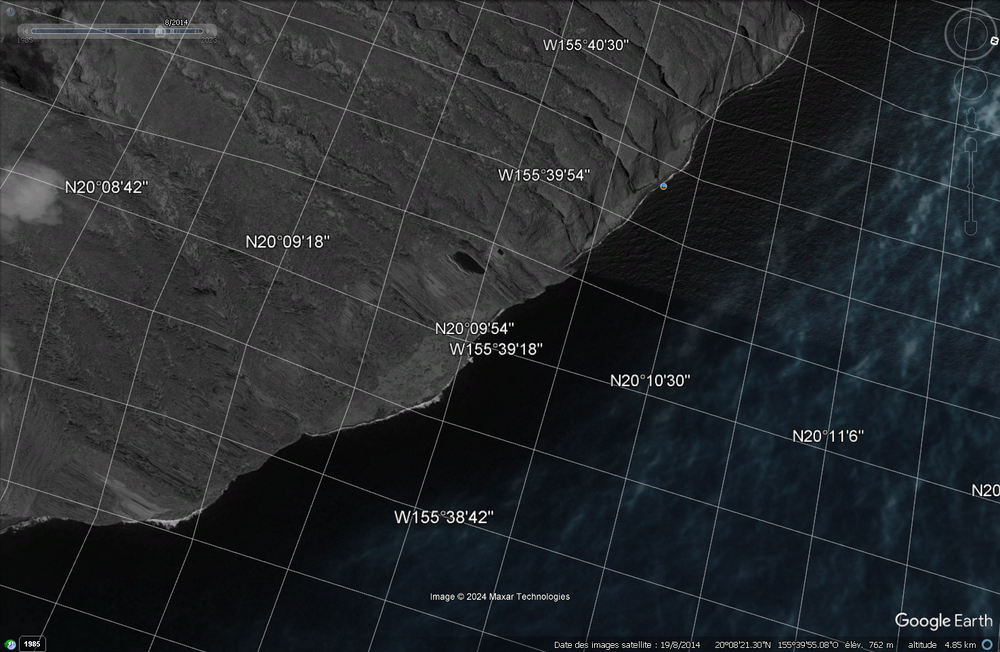
#> input picture hawai/huawaiaugust2014.png, 1000 x 652 px, shrunk from 1476 x 962 before the run
$ jupyter execute --allow-errors coastalsentinel.ipynb
#> lines starting #> are read from the running program, lines starting #| are printed output that depends on the picture
[cell 1]
import os
import numpy as np
import matplotlib.pyplot as plt
import cv2
import glob
from tqdm import tqdm
from osgeo import gdal
import os

[cell 2]
print("os")
# Lists all items in the current directory
directories = os.listdir()
print(directories)

# Filter to find a specific folder
target_directory = next((dir for dir in directories if "coastalSentinel" in dir), None)

if target_directory:
    # Change working directory
    os.chdir(target_directory)
    print(f"Path changed to: {os.getcwd()}")
    # If you then want to go to the 'src' subfolder
    if 'src' in os.listdir():
        os.chdir('src')
        print(f"Path changed to subfolder 'src': {os.getcwd()}")
    else:
        print("'src' subfolder does not exist.")
else:
    print("Directory 'coastalSentinel' not find.")
    # If you then want to go to the 'src' subfolder
    if 'src' in os.listdir():
        os.chdir('src')
        print(f"Path changed to subfolder 'src': {os.getcwd()}")
    else:
        print("'src' subfolder does not exist.")

[cell 3]
# Function to load and preprocess images
# [13 lines left out: functions load_test, get_rgb, not called in this run]

# Load images and labels
def load_data():
    test_path = glob.glob("../data/SWED/test/images/*")
    print(test_path[0])
    print(len(test_path))

    input_images = []
    rgb_images = []
    labels = []
    image_names = []

    for path in tqdm(test_path, desc="Loading data"):
        try:
            img, rgb_img, label = load_test(path)
            input_images.append(img)
            rgb_images.append(rgb_img)
            labels.append(label)
            image_names.append(os.path.basename(path))  # Store image name
        except Exception as e:
            print(f"Error with image {path}: {e}")

    return rgb_images, labels, image_names

# Function to generate label image where blue water becomes white and land becomes black
# [36 lines left out: function generate_label, not called in this run]

#> (a cell that did not finish here is left out)

[cell 5]
# Define the paths to the images
raw_image_path = '../hawai/huawaiaugust2014.png'
annotated_image_path = '../hawai/annotated/huawaiaugust2014_annotated.png'

# Load the raw and annotated images
raw_image = cv2.imread(raw_image_path)
#> raw_image is the input picture: shape (652, 1000, 3); mean B, G, R 45.1, 42.3, 38.8
annotated_image = cv2.imread(annotated_image_path)
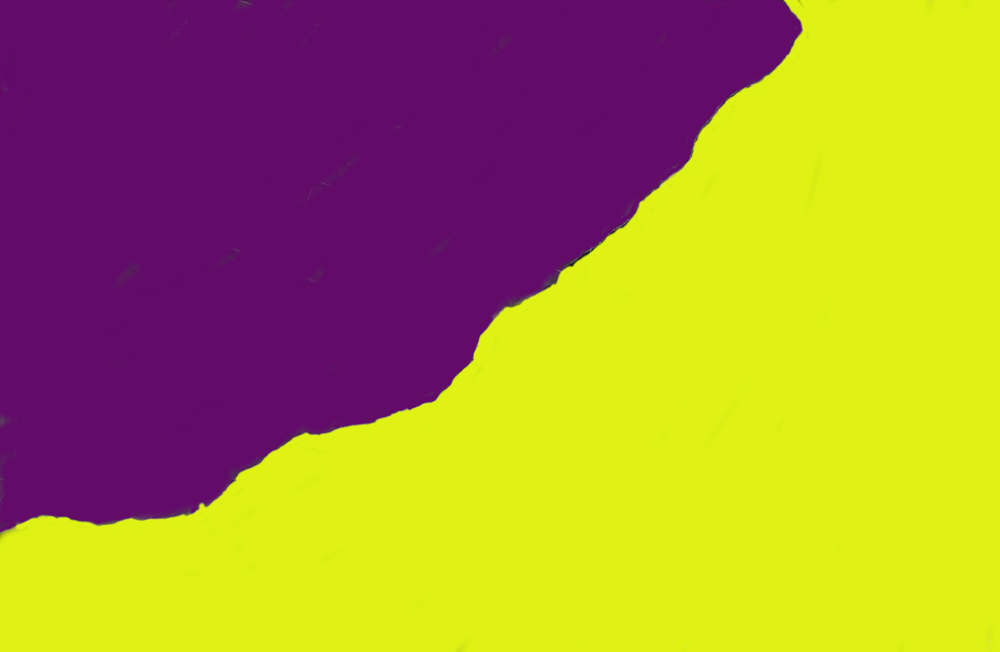
#> input picture hawai/annotated/huawaiaugust2014_annotated.png, 1000 x 652 px, shrunk from 1476 x 962 before the run
#> annotated_image is the input picture: shape (652, 1000, 3); mean B, G, R 56.9, 140.3, 167.7

# Display the images for verification
plt.figure(figsize=(12, 6))

plt.subplot(1, 2, 1)
plt.title('Raw Image')
plt.imshow(cv2.cvtColor(raw_image, cv2.COLOR_BGR2RGB))
plt.axis('off')

plt.subplot(1, 2, 2)
plt.title('Annotated Image')
plt.imshow(cv2.cvtColor(annotated_image, cv2.COLOR_BGR2RGB))
plt.axis('off')

plt.show()
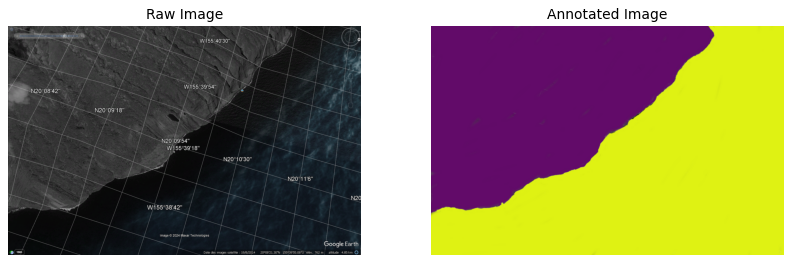
#> figure drawn by matplotlib, 2 panels
